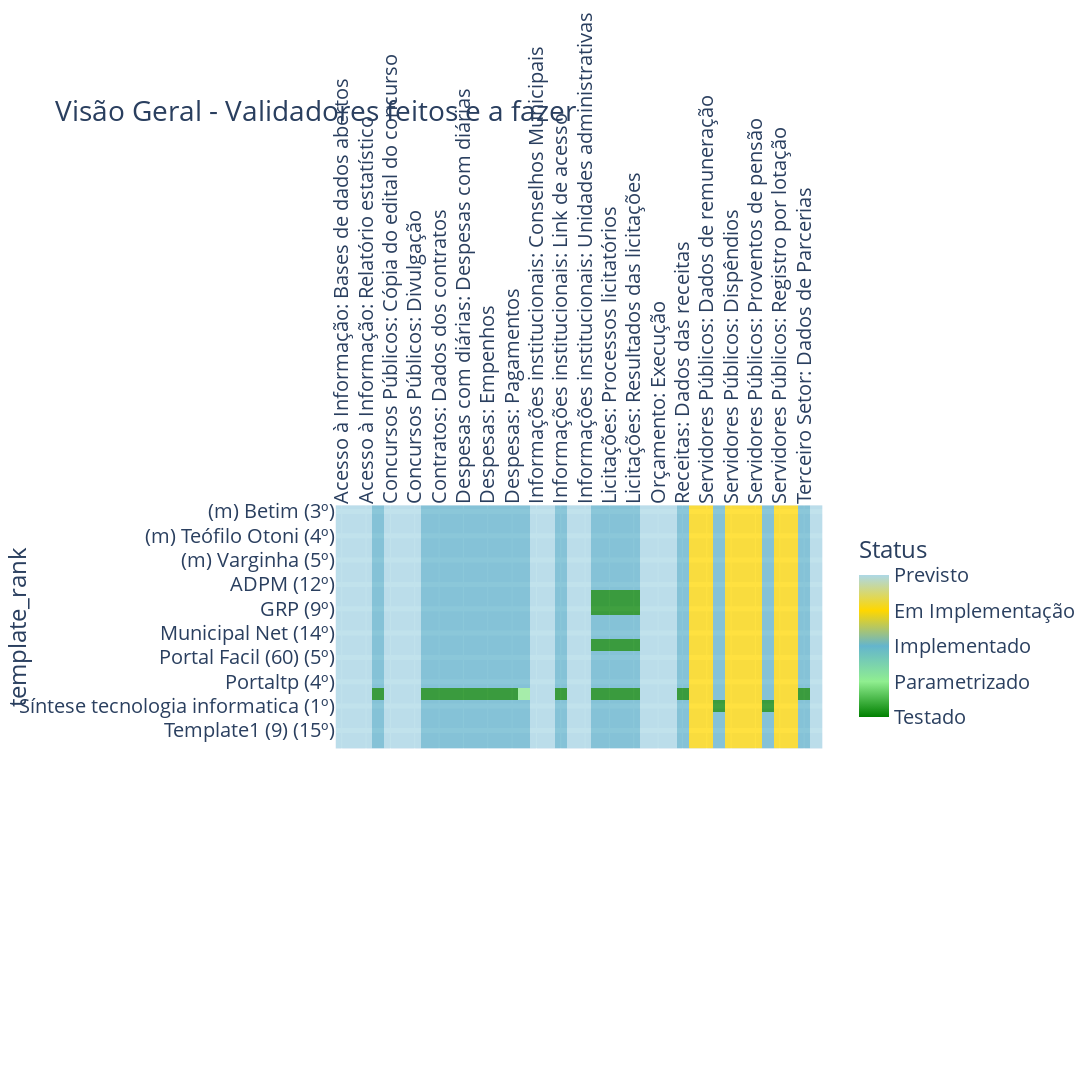

Write notebook code for a chart like this one.
### Code cell
import plotly.express as px
import matplotlib.pyplot as plt

def plot_status_epics_dev(df, title, y_column, x_column, hue, showlegend=True):    

    fig = px.imshow(
        df, height=1800, width=1700, title=title,
        color_continuous_scale=[(0, "green"), (0.25, 'lightgreen'), (0.5, "#64b5cd"), 
                                (0.75, '#FFD700'), (1, 'lightblue')]
    )     
        
    fig.update_traces(opacity=0.75)
    fig.update_xaxes(tickangle=-90, side="top")
    fig.update_yaxes(showgrid=True, gridwidth=5)
    
    fig.update_layout(
        coloraxis_colorbar=dict(
            title="Status", 
            tickvals=[1,2,3,4,5],
            ticktext=["Testado","Parametrizado","Implementado","Em Implementação",'Previsto'],
            lenmode="pixels", 
            len=200), 
        font=dict(size=20)
    )
    
    return fig

#-----------------------------------------------------------------------

figures.plot_status_epics_dev = plot_status_epics_dev

epics_dev_df = pd.read_csv("data/epics_dev.csv", index_col="template_rank")

fig = figures.plot_status_epics_dev(epics_dev_df, title='Visão Geral - Validadores feitos e a fazer',        
        y_column='template', x_column='title', hue="state", showlegend=True)


fig.write_image('./fig/status-dev.png')#, scale=1)
fig

# fechou siplan:link de acesso, dados de contratos, 
# conteudo integral, gerar relatório sintese: dados de serviddores, aberto sintese:licitacoes

### Figure 1 — Plotly figure (JSON) as saved in the notebook; plotly's stock layout.template omitted (floating-point values rounded to 4 significant figures; data arrays with more than 128 entries replaced by an {"elided": "..."} marker saying what was removed)
{"data": [{"coloraxis": "coloraxis", "hovertemplate": "x: %{x}<br>template_rank: %{y}<br>color: %{z}<extra></extra>", "name": "0", "opacity": 0.75, "type": "heatmap", "x": ["Acesso à Informação: Bases de dados abertos", "Acesso à Informação: Informações", "Acesso à Informação: Relatório estatístico", "Acesso à Informação: Requisitos Exigidos", "Concursos Públicos: Cópia do edital do concurso", "Concursos Públicos: Dados do Concurso", "Concursos Públicos: Divulgação", "Contratos: Conteúdo integral", "Contratos: Dados dos contratos", "Contratos: Gerar relatório", "Despesas com diárias: Despesas com diárias", "Despesas: Consulta", "Despesas: Empenhos", "Despesas: Gerar relatório", "Despesas: Pagamentos", "Despesas: Relatórios", "Informações institucionais: Conselhos Municipais", "Informações institucionais: Estrutura organizacional", "Informações institucionais: Link de acesso", "Informações institucionais: Registro das competências", "Informações institucionais: Unidades administrativas", "Licitações: Editais", "Licitações: Processos licitatórios", "Licitações: Registro dos procedimentos", "Licitações: Resultados das licitações", "Obras públicas: Dados para acompanhamento", "Orçamento: Execução", "Orçamento: Legislação", "Receitas: Dados das receitas", "Servidores Públicos: Auxilios", "Servidores Públicos: Dados de remuneração", "Servidores Públicos: Dados dos servidores", "Servidores Públicos: Dispêndios", "Servidores Públicos: Proventos de aposentadoria", "Servidores Públicos: Proventos de pensão", "Servidores Públicos: Registro da remuneração", "Servidores Públicos: Registro por lotação", "Servidores Públicos: Relatório mensal", "Terceiro Setor: Dados de Parcerias", "Terceiro Setor: Repasses"], "xaxis": "x", "y": ["(m) Betim (3º)", "(m) Juiz de Fora (2º)", "(m) Teófilo Otoni (4º)", "(m) Uberlândia (1º)", "(m) Varginha (5º)", "ABO (13º)", "ADPM (12º)", "Betha (10º)", "GRP (9º)", "Memory (2º)", "Municipal Net (14º)", "PT (7º)", "Portal Facil (60) (5º)", "Portal Fácil (46) (6º)", "Portaltp (4º)", "Siplanweb (3º)", "Síntese tecnologia informatica (1º)", "Template1 (22) (11º)", "Template1 (9) (15º)", "Template2 (8º)"], "yaxis": "y", "z": {"elided": "20x40 int values"}}], "layout": {"coloraxis": {"colorbar": {"len": 200, "lenmode": "pixels", "ticktext": ["Testado", "Parametrizado", "Implementado", "Em Implementação", "Previsto"], "tickvals": [1, 2, 3, 4, 5], "title": {"text": "Status"}}, "colorscale": [[0, "green"], [0.25, "lightgreen"], [0.5, "#64b5cd"], [0.75, "#FFD700"], [1, "lightblue"]]}, "font": {"size": 20}, "height": 1800, "title": {"text": "Visão Geral - Validadores feitos e a fazer"}, "width": 1700, "xaxis": {"anchor": "y", "autorange": true, "constrain": "domain", "domain": [0, 1], "range": [-0.5, 39.5], "scaleanchor": "y", "side": "top", "tickangle": -90, "type": "category"}, "yaxis": {"anchor": "x", "autorange": true, "constrain": "domain", "domain": [0.342, 0.658], "gridwidth": 5, "range": [19.5, -0.5], "showgrid": true, "title": {"text": "template_rank"}, "type": "category"}}}
